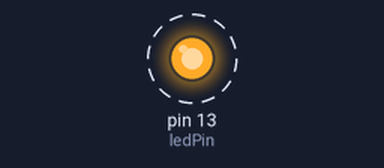
The sketch below on a simulated Arduino Uno, built with avr-gcc and run on an emulated ATmega328P. On the bench: output pins drawn as LEDs (lit = HIGH). Dashed ring = blinking.

Above: at 0.5 s.
Timing chart, 0 to 4.6 s (numbered marks = the images above):
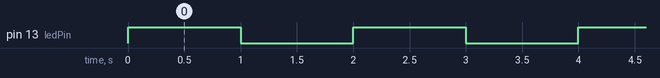

The sketch:

blinkled.ino
```cpp
/* blink the led connected to pin 13 */

int ledPin = 13;

void setup() {
  // put your setup code here, to run once:
  pinMode(13, OUTPUT);
}

void loop() {
  // put your main code here, to run repeatedly:

  digitalWrite(ledPin, HIGH);
  delay(1000);
  digitalWrite(ledPin, LOW);
  delay(1000);
}
```

Measured:
- by itself, pin 13 (ledPin): alternates HIGH for 1.0 s and LOW for 1.0 s
